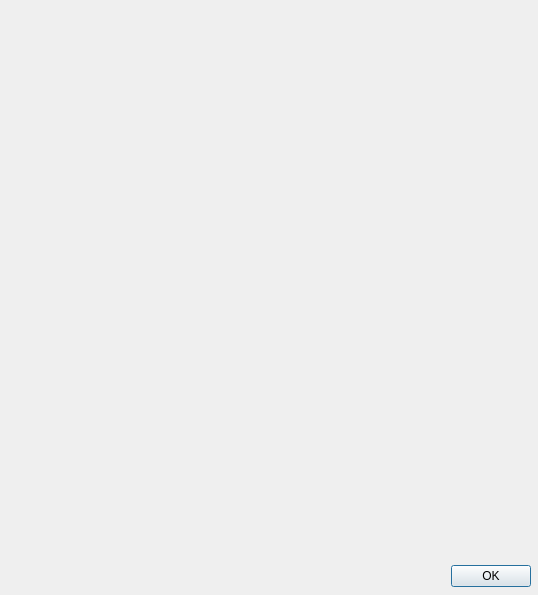
<?xml version="1.0" encoding="UTF-8"?>
<ui version="4.0">
 <class>Dialog</class>
 <widget class="QDialog" name="Dialog">
  <property name="geometry">
   <rect>
    <x>0</x>
    <y>0</y>
    <width>538</width>
    <height>595</height>
   </rect>
  </property>
  <property name="windowTitle">
   <string>Dialog</string>
  </property>
  <widget class="QDialogButtonBox" name="buttonBox">
   <property name="geometry">
    <rect>
     <x>0</x>
     <y>560</y>
     <width>531</width>
     <height>32</height>
    </rect>
   </property>
   <property name="orientation">
    <enum>Qt::Horizontal</enum>
   </property>
   <property name="standardButtons">
    <set>QDialogButtonBox::Ok</set>
   </property>
  </widget>
 </widget>
 <resources/>
 <connections>
  <connection>
   <sender>buttonBox</sender>
   <signal>accepted()</signal>
   <receiver>Dialog</receiver>
   <slot>accept()</slot>
   <hints>
    <hint type="sourcelabel">
     <x>248</x>
     <y>254</y>
    </hint>
    <hint type="destinationlabel">
     <x>157</x>
     <y>274</y>
    </hint>
   </hints>
  </connection>
  <connection>
   <sender>buttonBox</sender>
   <signal>rejected()</signal>
   <receiver>Dialog</receiver>
   <slot>reject()</slot>
   <hints>
    <hint type="sourcelabel">
     <x>316</x>
     <y>260</y>
    </hint>
    <hint type="destinationlabel">
     <x>286</x>
     <y>274</y>
    </hint>
   </hints>
  </connection>
 </connections>
</ui>
